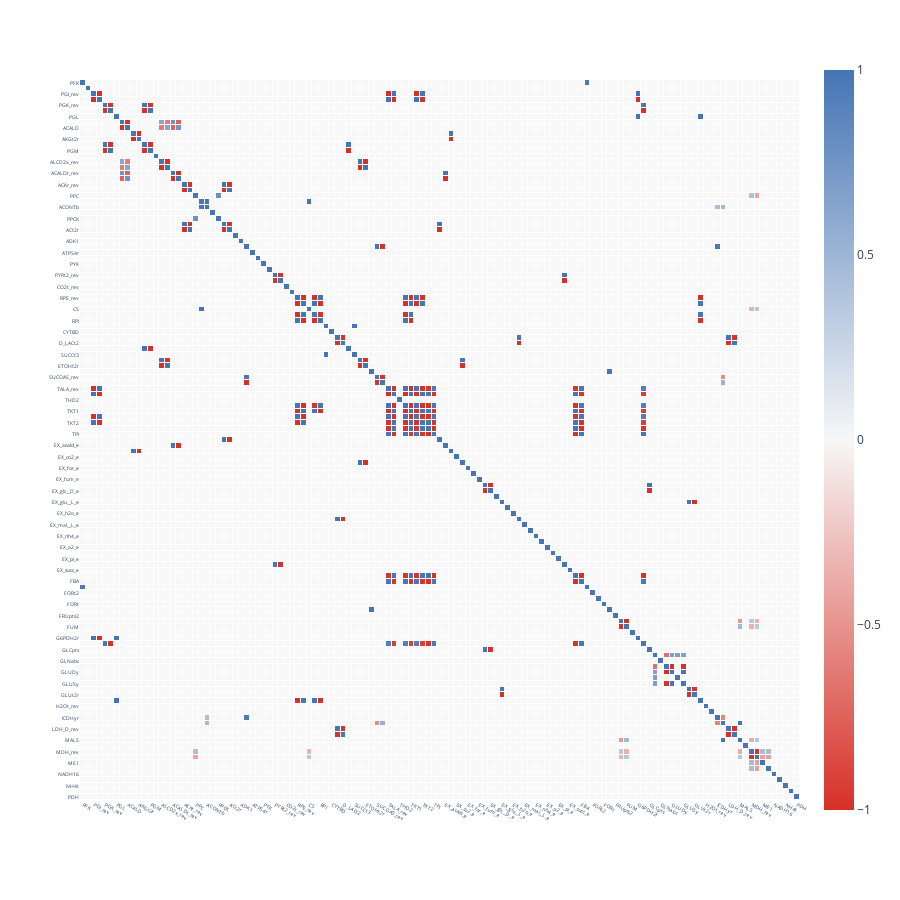
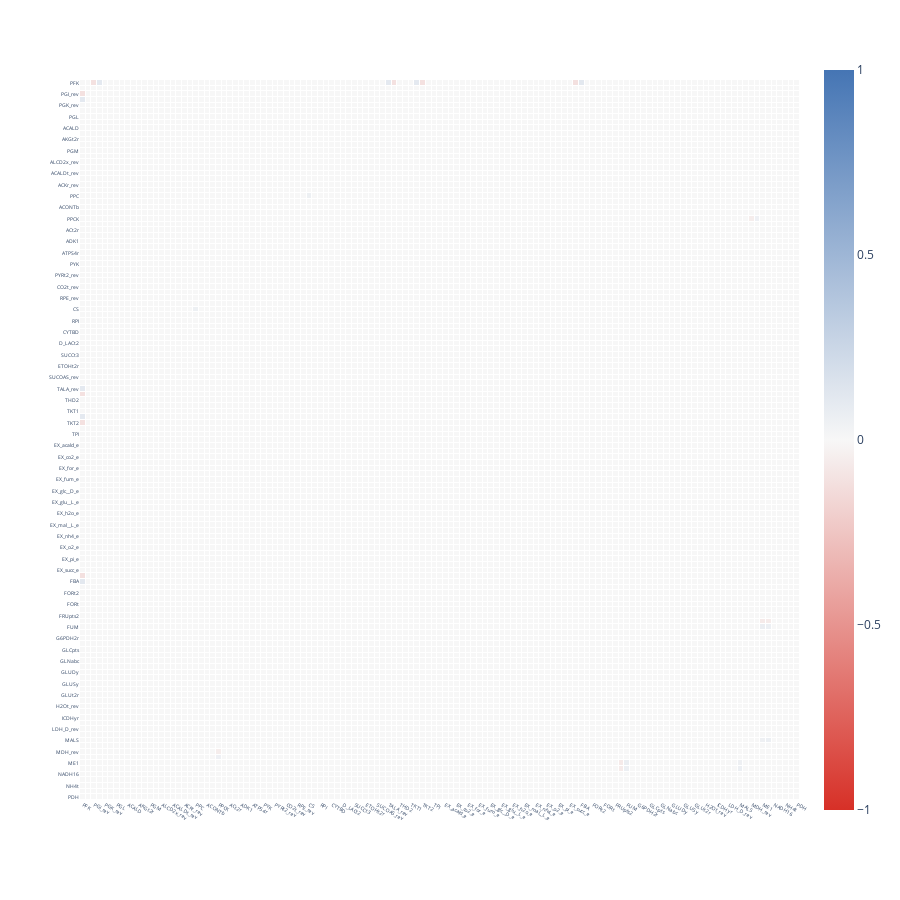
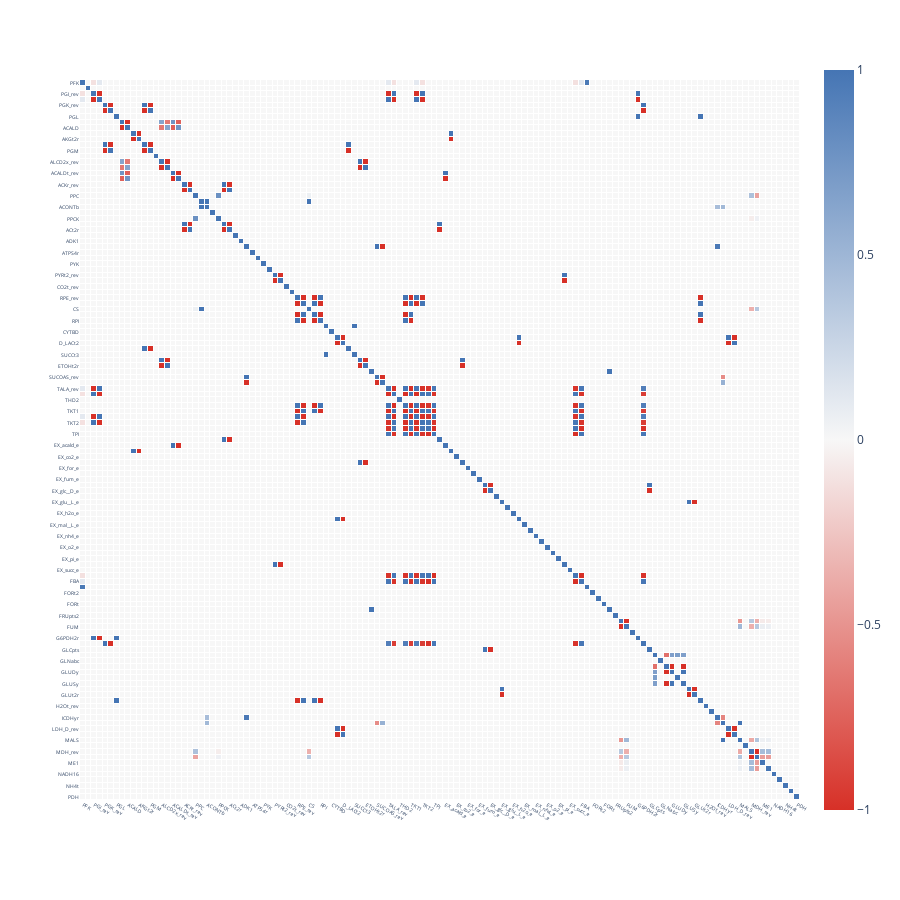

Notebook code for these charts, in order:
### Markdown cell above
### Plot 3 correlation matrices, (a) only with linear correlations, (b) only with non-linear correlations and (c) with both linear and non-linear correlations

### Code cell
cobra_reactions_str = [str(reaction.id) for reaction in ec_cobra_model.reactions]

plot_correlation_matrix(linear_correlation_matrix, extended_reactions)
plot_correlation_matrix(non_linear_correlation_matrix, extended_reactions)
plot_correlation_matrix(mixed_correlation_matrix, extended_reactions)

### Figure 1 — Plotly figure (JSON) as saved in the notebook; plotly's stock layout.template omitted (floating-point values rounded to 4 significant figures; data arrays with more than 128 entries replaced by an {"elided": "..."} marker saying what was removed)
{"data": [{"coloraxis": "coloraxis", "hoverongaps": false, "hovertemplate": "x: %{x}<br>y: %{y}<br>color: %{z}<extra></extra>", "name": "0", "type": "heatmap", "x": ["PFK", "PFL", "PGI_rev", "PGI", "PGK_rev", "PGK", "PGL", "ACALD_rev", "ACALD", "AKGt2r_rev", "AKGt2r", "PGM_rev", "PGM", "PIt2r", "ALCD2x_rev", "ALCD2x", "ACALDt_rev", "ACALDt", "ACKr_rev", "ACKr", "PPC", "ACONTa", "ACONTb", "ATPM", "PPCK", "ACt2r_rev", "ACt2r", "PPS", "ADK1", "AKGDH", "ATPS4r", "PTAr", "PYK", "BIOMASS_Ecoli_core_w_GAM", "PYRt2_rev", "PYRt2", "CO2t_rev", "CO2t", "RPE_rev", "RPE", "CS", "RPI_rev", "RPI", "SUCCt2_2", "CYTBD", "D_LACt2_rev", "D_LACt2", "ENO", "SUCCt3", "ETOHt2r_rev", "ETOHt2r", "SUCDi", "SUCOAS_rev", "SUCOAS", "TALA_rev", "TALA", "THD2", "TKT1_rev", "TKT1", "TKT2_rev", "TKT2", "TPI_rev", "TPI", "EX_ac_e", "EX_acald_e", "EX_akg_e", "EX_co2_e", "EX_etoh_e", "EX_for_e", "EX_fru_e", "EX_fum_e", "EX_glc__D_e_rev", "EX_glc__D_e", "EX_gln__L_e", "EX_glu__L_e", "EX_h_e", "EX_h2o_e", "EX_lac__D_e", "EX_mal__L_e", "EX_nh4_e_rev", "EX_nh4_e", "EX_o2_e_rev", "EX_o2_e", "EX_pi_e_rev", "EX_pi_e", "EX_pyr_e", "EX_succ_e", "FBA_rev", "FBA", "FBP", "FORt2", "FORt_rev", "FORt", "FRD7", "FRUpts2", "FUM_rev", "FUM", "FUMt2_2", "G6PDH2r", "GAPD", "GLCpts", "GLNS", "GLNabc", "GLUDy_rev", "GLUDy", "GLUN", "GLUSy", "GLUt2r_rev", "GLUt2r", "GND", "H2Ot_rev", "H2Ot", "ICDHyr", "ICL", "LDH_D_rev", "LDH_D", "MALS", "MALt2_2", "MDH_rev", "MDH", "ME1", "ME2", "NADH16", "NADTRHD", "NH4t", "O2t", "PDH"], "xaxis": "x", "xgap": 1, "y": ["PFK", "PFL", "PGI_rev", "PGI", "PGK_rev", "PGK", "PGL", "ACALD_rev", "ACALD", "AKGt2r_rev", "AKGt2r", "PGM_rev", "PGM", "PIt2r", "ALCD2x_rev", "ALCD2x", "ACALDt_rev", "ACALDt", "ACKr_rev", "ACKr", "PPC", "ACONTa", "ACONTb", "ATPM", "PPCK", "ACt2r_rev", "ACt2r", "PPS", "ADK1", "AKGDH", "ATPS4r", "PTAr", "PYK", "BIOMASS_Ecoli_core_w_GAM", "PYRt2_rev", "PYRt2", "CO2t_rev", "CO2t", "RPE_rev", "RPE", "CS", "RPI_rev", "RPI", "SUCCt2_2", "CYTBD", "D_LACt2_rev", "D_LACt2", "ENO", "SUCCt3", "ETOHt2r_rev", "ETOHt2r", "SUCDi", "SUCOAS_rev", "SUCOAS", "TALA_rev", "TALA", "THD2", "TKT1_rev", "TKT1", "TKT2_rev", "TKT2", "TPI_rev", "TPI", "EX_ac_e", "EX_acald_e", "EX_akg_e", "EX_co2_e", "EX_etoh_e", "EX_for_e", "EX_fru_e", "EX_fum_e", "EX_glc__D_e_rev", "EX_glc__D_e", "EX_gln__L_e", "EX_glu__L_e", "EX_h_e", "EX_h2o_e", "EX_lac__D_e", "EX_mal__L_e", "EX_nh4_e_rev", "EX_nh4_e", "EX_o2_e_rev", "EX_o2_e", "EX_pi_e_rev", "EX_pi_e", "EX_pyr_e", "EX_succ_e", "FBA_rev", "FBA", "FBP", "FORt2", "FORt_rev", "FORt", "FRD7", "FRUpts2", "FUM_rev", "FUM", "FUMt2_2", "G6PDH2r", "GAPD", "GLCpts", "GLNS", "GLNabc", "GLUDy_rev", "GLUDy", "GLUN", "GLUSy", "GLUt2r_rev", "GLUt2r", "GND", "H2Ot_rev", "H2Ot", "ICDHyr", "ICL", "LDH_D_rev", "LDH_D", "MALS", "MALt2_2", "MDH_rev", "MDH", "ME1", "ME2", "NADH16", "NADTRHD", "NH4t", "O2t", "PDH"], "yaxis": "y", "ygap": 1, "z": {"elided": "127x127 float values"}}], "layout": {"coloraxis": {"cmax": 1, "cmin": -1, "colorscale": [[0, "#d73027"], [0.5, "#f7f7f7"], [1, "#4575b4"]]}, "height": 900, "margin": {"t": 60}, "plot_bgcolor": "rgba(0,0,0,0)", "width": 900, "xaxis": {"anchor": "y", "constrain": "domain", "domain": [0, 1], "scaleanchor": "y", "tickfont": {"size": 5}}, "yaxis": {"anchor": "x", "autorange": "reversed", "constrain": "domain", "domain": [0, 1], "tickfont": {"size": 5}}}}

### Figure 2 — Plotly figure (JSON) as saved in the notebook; plotly's stock layout.template omitted (floating-point values rounded to 4 significant figures; data arrays with more than 128 entries replaced by an {"elided": "..."} marker saying what was removed)
{"data": [{"coloraxis": "coloraxis", "hoverongaps": false, "hovertemplate": "x: %{x}<br>y: %{y}<br>color: %{z}<extra></extra>", "name": "0", "type": "heatmap", "x": ["PFK", "PFL", "PGI_rev", "PGI", "PGK_rev", "PGK", "PGL", "ACALD_rev", "ACALD", "AKGt2r_rev", "AKGt2r", "PGM_rev", "PGM", "PIt2r", "ALCD2x_rev", "ALCD2x", "ACALDt_rev", "ACALDt", "ACKr_rev", "ACKr", "PPC", "ACONTa", "ACONTb", "ATPM", "PPCK", "ACt2r_rev", "ACt2r", "PPS", "ADK1", "AKGDH", "ATPS4r", "PTAr", "PYK", "BIOMASS_Ecoli_core_w_GAM", "PYRt2_rev", "PYRt2", "CO2t_rev", "CO2t", "RPE_rev", "RPE", "CS", "RPI_rev", "RPI", "SUCCt2_2", "CYTBD", "D_LACt2_rev", "D_LACt2", "ENO", "SUCCt3", "ETOHt2r_rev", "ETOHt2r", "SUCDi", "SUCOAS_rev", "SUCOAS", "TALA_rev", "TALA", "THD2", "TKT1_rev", "TKT1", "TKT2_rev", "TKT2", "TPI_rev", "TPI", "EX_ac_e", "EX_acald_e", "EX_akg_e", "EX_co2_e", "EX_etoh_e", "EX_for_e", "EX_fru_e", "EX_fum_e", "EX_glc__D_e_rev", "EX_glc__D_e", "EX_gln__L_e", "EX_glu__L_e", "EX_h_e", "EX_h2o_e", "EX_lac__D_e", "EX_mal__L_e", "EX_nh4_e_rev", "EX_nh4_e", "EX_o2_e_rev", "EX_o2_e", "EX_pi_e_rev", "EX_pi_e", "EX_pyr_e", "EX_succ_e", "FBA_rev", "FBA", "FBP", "FORt2", "FORt_rev", "FORt", "FRD7", "FRUpts2", "FUM_rev", "FUM", "FUMt2_2", "G6PDH2r", "GAPD", "GLCpts", "GLNS", "GLNabc", "GLUDy_rev", "GLUDy", "GLUN", "GLUSy", "GLUt2r_rev", "GLUt2r", "GND", "H2Ot_rev", "H2Ot", "ICDHyr", "ICL", "LDH_D_rev", "LDH_D", "MALS", "MALt2_2", "MDH_rev", "MDH", "ME1", "ME2", "NADH16", "NADTRHD", "NH4t", "O2t", "PDH"], "xaxis": "x", "xgap": 1, "y": ["PFK", "PFL", "PGI_rev", "PGI", "PGK_rev", "PGK", "PGL", "ACALD_rev", "ACALD", "AKGt2r_rev", "AKGt2r", "PGM_rev", "PGM", "PIt2r", "ALCD2x_rev", "ALCD2x", "ACALDt_rev", "ACALDt", "ACKr_rev", "ACKr", "PPC", "ACONTa", "ACONTb", "ATPM", "PPCK", "ACt2r_rev", "ACt2r", "PPS", "ADK1", "AKGDH", "ATPS4r", "PTAr", "PYK", "BIOMASS_Ecoli_core_w_GAM", "PYRt2_rev", "PYRt2", "CO2t_rev", "CO2t", "RPE_rev", "RPE", "CS", "RPI_rev", "RPI", "SUCCt2_2", "CYTBD", "D_LACt2_rev", "D_LACt2", "ENO", "SUCCt3", "ETOHt2r_rev", "ETOHt2r", "SUCDi", "SUCOAS_rev", "SUCOAS", "TALA_rev", "TALA", "THD2", "TKT1_rev", "TKT1", "TKT2_rev", "TKT2", "TPI_rev", "TPI", "EX_ac_e", "EX_acald_e", "EX_akg_e", "EX_co2_e", "EX_etoh_e", "EX_for_e", "EX_fru_e", "EX_fum_e", "EX_glc__D_e_rev", "EX_glc__D_e", "EX_gln__L_e", "EX_glu__L_e", "EX_h_e", "EX_h2o_e", "EX_lac__D_e", "EX_mal__L_e", "EX_nh4_e_rev", "EX_nh4_e", "EX_o2_e_rev", "EX_o2_e", "EX_pi_e_rev", "EX_pi_e", "EX_pyr_e", "EX_succ_e", "FBA_rev", "FBA", "FBP", "FORt2", "FORt_rev", "FORt", "FRD7", "FRUpts2", "FUM_rev", "FUM", "FUMt2_2", "G6PDH2r", "GAPD", "GLCpts", "GLNS", "GLNabc", "GLUDy_rev", "GLUDy", "GLUN", "GLUSy", "GLUt2r_rev", "GLUt2r", "GND", "H2Ot_rev", "H2Ot", "ICDHyr", "ICL", "LDH_D_rev", "LDH_D", "MALS", "MALt2_2", "MDH_rev", "MDH", "ME1", "ME2", "NADH16", "NADTRHD", "NH4t", "O2t", "PDH"], "yaxis": "y", "ygap": 1, "z": {"elided": "127x127 float values"}}], "layout": {"coloraxis": {"cmax": 1, "cmin": -1, "colorscale": [[0, "#d73027"], [0.5, "#f7f7f7"], [1, "#4575b4"]]}, "height": 900, "margin": {"t": 60}, "plot_bgcolor": "rgba(0,0,0,0)", "width": 900, "xaxis": {"anchor": "y", "constrain": "domain", "domain": [0, 1], "scaleanchor": "y", "tickfont": {"size": 5}}, "yaxis": {"anchor": "x", "autorange": "reversed", "constrain": "domain", "domain": [0, 1], "tickfont": {"size": 5}}}}

### Figure 3 — Plotly figure (JSON) as saved in the notebook; plotly's stock layout.template omitted (floating-point values rounded to 4 significant figures; data arrays with more than 128 entries replaced by an {"elided": "..."} marker saying what was removed)
{"data": [{"coloraxis": "coloraxis", "hoverongaps": false, "hovertemplate": "x: %{x}<br>y: %{y}<br>color: %{z}<extra></extra>", "name": "0", "type": "heatmap", "x": ["PFK", "PFL", "PGI_rev", "PGI", "PGK_rev", "PGK", "PGL", "ACALD_rev", "ACALD", "AKGt2r_rev", "AKGt2r", "PGM_rev", "PGM", "PIt2r", "ALCD2x_rev", "ALCD2x", "ACALDt_rev", "ACALDt", "ACKr_rev", "ACKr", "PPC", "ACONTa", "ACONTb", "ATPM", "PPCK", "ACt2r_rev", "ACt2r", "PPS", "ADK1", "AKGDH", "ATPS4r", "PTAr", "PYK", "BIOMASS_Ecoli_core_w_GAM", "PYRt2_rev", "PYRt2", "CO2t_rev", "CO2t", "RPE_rev", "RPE", "CS", "RPI_rev", "RPI", "SUCCt2_2", "CYTBD", "D_LACt2_rev", "D_LACt2", "ENO", "SUCCt3", "ETOHt2r_rev", "ETOHt2r", "SUCDi", "SUCOAS_rev", "SUCOAS", "TALA_rev", "TALA", "THD2", "TKT1_rev", "TKT1", "TKT2_rev", "TKT2", "TPI_rev", "TPI", "EX_ac_e", "EX_acald_e", "EX_akg_e", "EX_co2_e", "EX_etoh_e", "EX_for_e", "EX_fru_e", "EX_fum_e", "EX_glc__D_e_rev", "EX_glc__D_e", "EX_gln__L_e", "EX_glu__L_e", "EX_h_e", "EX_h2o_e", "EX_lac__D_e", "EX_mal__L_e", "EX_nh4_e_rev", "EX_nh4_e", "EX_o2_e_rev", "EX_o2_e", "EX_pi_e_rev", "EX_pi_e", "EX_pyr_e", "EX_succ_e", "FBA_rev", "FBA", "FBP", "FORt2", "FORt_rev", "FORt", "FRD7", "FRUpts2", "FUM_rev", "FUM", "FUMt2_2", "G6PDH2r", "GAPD", "GLCpts", "GLNS", "GLNabc", "GLUDy_rev", "GLUDy", "GLUN", "GLUSy", "GLUt2r_rev", "GLUt2r", "GND", "H2Ot_rev", "H2Ot", "ICDHyr", "ICL", "LDH_D_rev", "LDH_D", "MALS", "MALt2_2", "MDH_rev", "MDH", "ME1", "ME2", "NADH16", "NADTRHD", "NH4t", "O2t", "PDH"], "xaxis": "x", "xgap": 1, "y": ["PFK", "PFL", "PGI_rev", "PGI", "PGK_rev", "PGK", "PGL", "ACALD_rev", "ACALD", "AKGt2r_rev", "AKGt2r", "PGM_rev", "PGM", "PIt2r", "ALCD2x_rev", "ALCD2x", "ACALDt_rev", "ACALDt", "ACKr_rev", "ACKr", "PPC", "ACONTa", "ACONTb", "ATPM", "PPCK", "ACt2r_rev", "ACt2r", "PPS", "ADK1", "AKGDH", "ATPS4r", "PTAr", "PYK", "BIOMASS_Ecoli_core_w_GAM", "PYRt2_rev", "PYRt2", "CO2t_rev", "CO2t", "RPE_rev", "RPE", "CS", "RPI_rev", "RPI", "SUCCt2_2", "CYTBD", "D_LACt2_rev", "D_LACt2", "ENO", "SUCCt3", "ETOHt2r_rev", "ETOHt2r", "SUCDi", "SUCOAS_rev", "SUCOAS", "TALA_rev", "TALA", "THD2", "TKT1_rev", "TKT1", "TKT2_rev", "TKT2", "TPI_rev", "TPI", "EX_ac_e", "EX_acald_e", "EX_akg_e", "EX_co2_e", "EX_etoh_e", "EX_for_e", "EX_fru_e", "EX_fum_e", "EX_glc__D_e_rev", "EX_glc__D_e", "EX_gln__L_e", "EX_glu__L_e", "EX_h_e", "EX_h2o_e", "EX_lac__D_e", "EX_mal__L_e", "EX_nh4_e_rev", "EX_nh4_e", "EX_o2_e_rev", "EX_o2_e", "EX_pi_e_rev", "EX_pi_e", "EX_pyr_e", "EX_succ_e", "FBA_rev", "FBA", "FBP", "FORt2", "FORt_rev", "FORt", "FRD7", "FRUpts2", "FUM_rev", "FUM", "FUMt2_2", "G6PDH2r", "GAPD", "GLCpts", "GLNS", "GLNabc", "GLUDy_rev", "GLUDy", "GLUN", "GLUSy", "GLUt2r_rev", "GLUt2r", "GND", "H2Ot_rev", "H2Ot", "ICDHyr", "ICL", "LDH_D_rev", "LDH_D", "MALS", "MALt2_2", "MDH_rev", "MDH", "ME1", "ME2", "NADH16", "NADTRHD", "NH4t", "O2t", "PDH"], "yaxis": "y", "ygap": 1, "z": {"elided": "127x127 float values"}}], "layout": {"coloraxis": {"cmax": 1, "cmin": -1, "colorscale": [[0, "#d73027"], [0.5, "#f7f7f7"], [1, "#4575b4"]]}, "height": 900, "margin": {"t": 60}, "plot_bgcolor": "rgba(0,0,0,0)", "width": 900, "xaxis": {"anchor": "y", "constrain": "domain", "domain": [0, 1], "scaleanchor": "y", "tickfont": {"size": 5}}, "yaxis": {"anchor": "x", "autorange": "reversed", "constrain": "domain", "domain": [0, 1], "tickfont": {"size": 5}}}}
